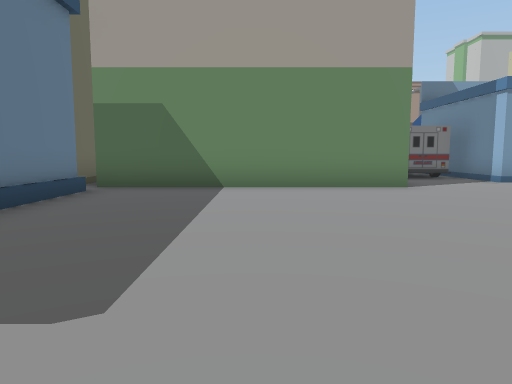
view 1 (above)

24 first-person views from a walk through a Unity game level. The camera is 1.4 m above the floor, tilts 6° down and sees 70° across. The floor is counted in squares, 2 m on a side. Each view is taken from the middle of a square. On the plan, view 1 faces up. The plan holds only what a view shows up to about 11 squares ahead; the rest is blank. The place goes on beyond the plan. The player is left out.

view 2
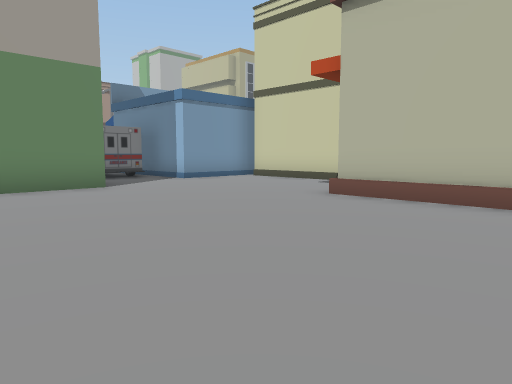

view 3
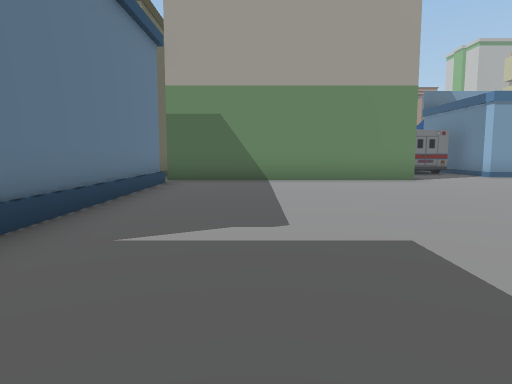

view 4
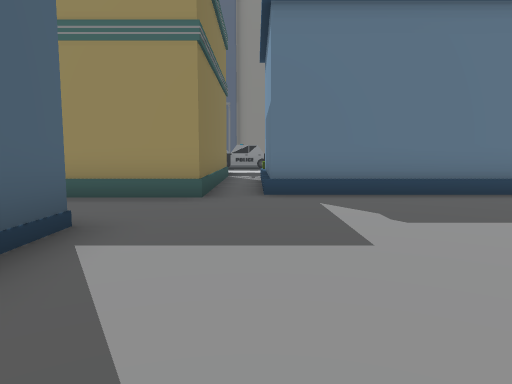

view 5
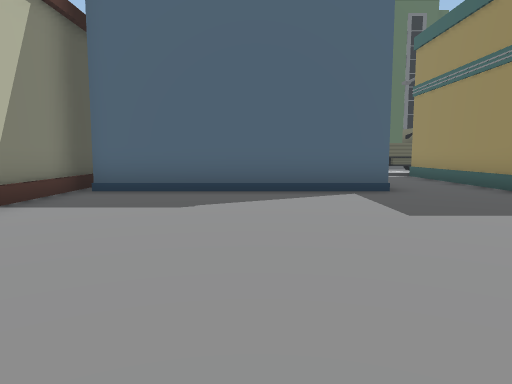

view 6
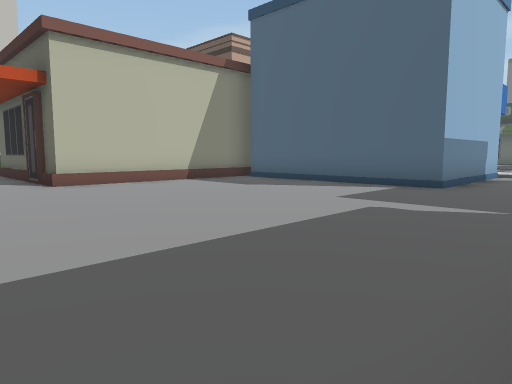

view 7
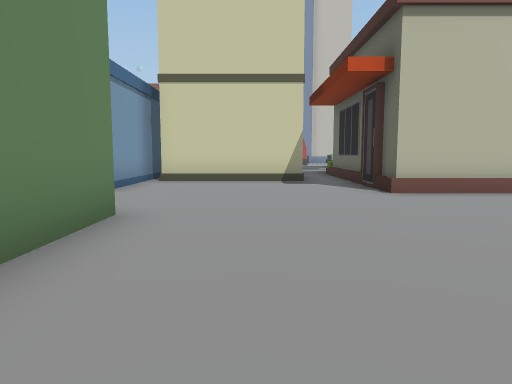

view 8
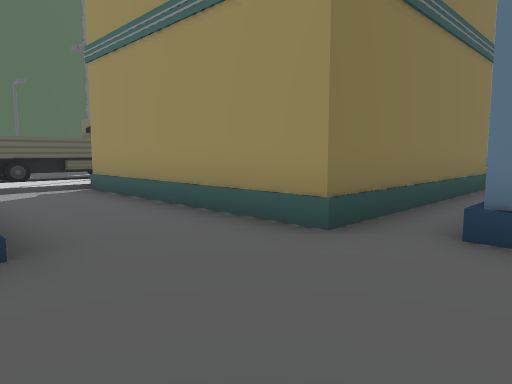

view 9
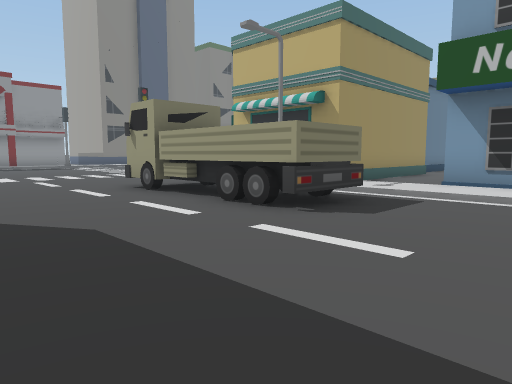

view 10
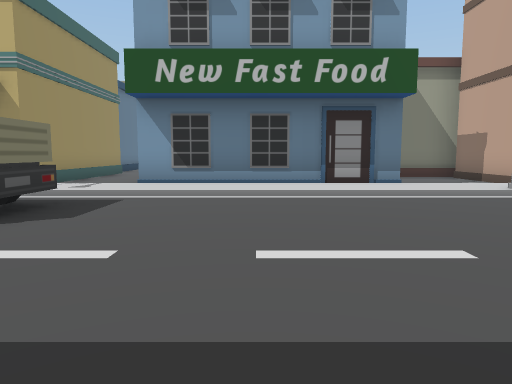

view 11
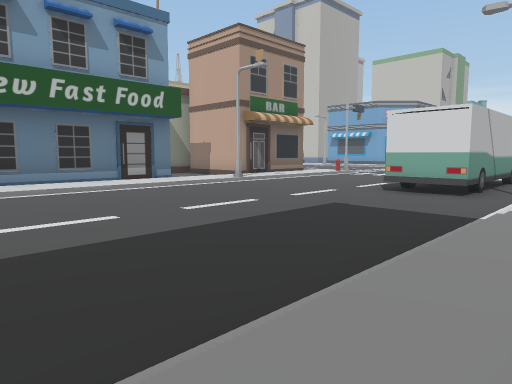

view 12
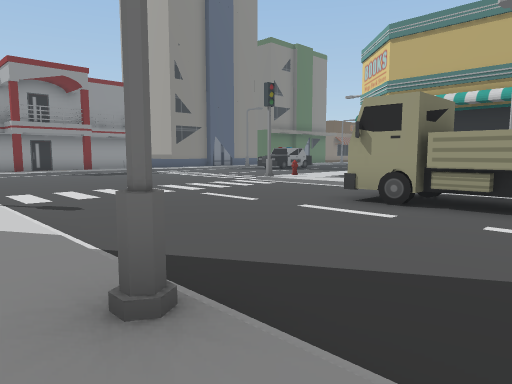

view 13
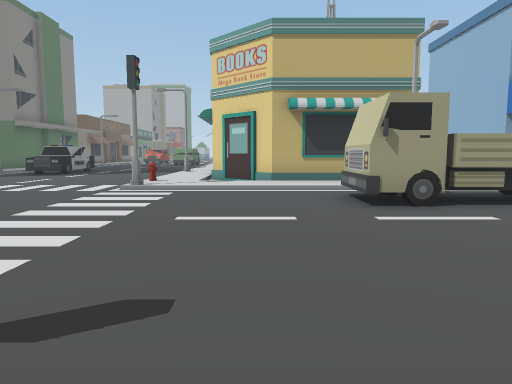

view 14
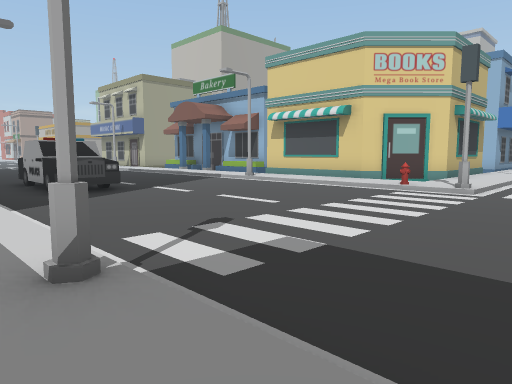

view 15
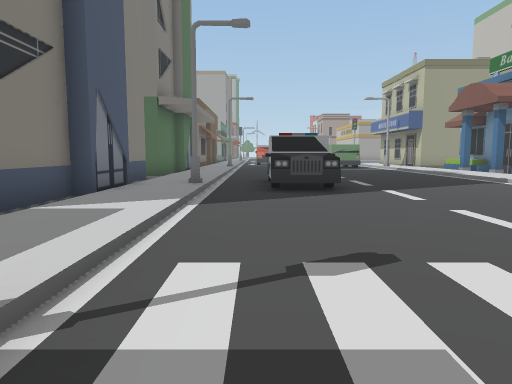

view 16
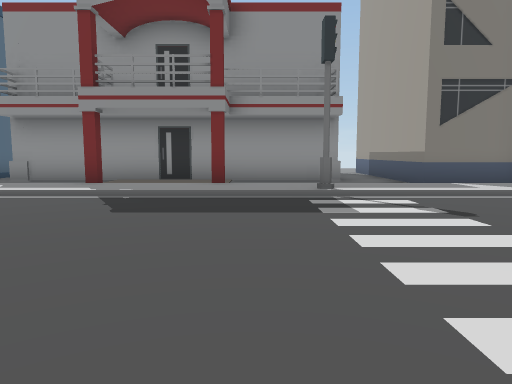

view 17
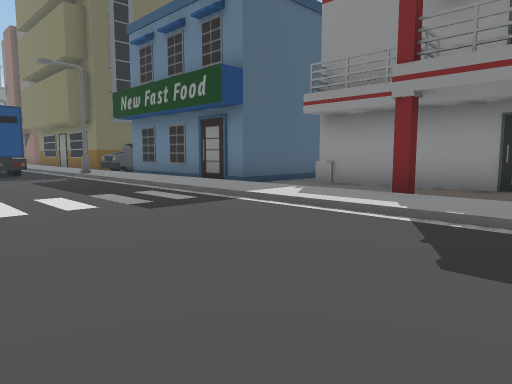

view 18
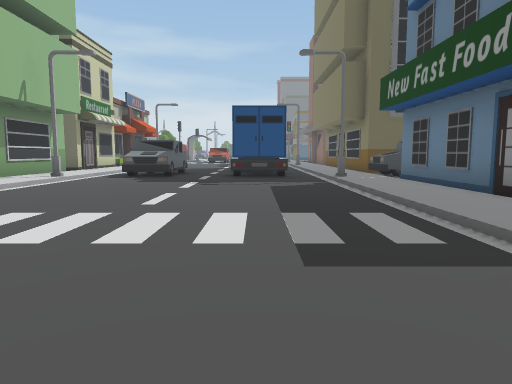

view 19
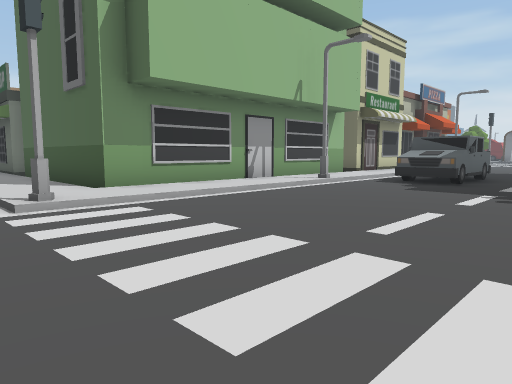

view 20
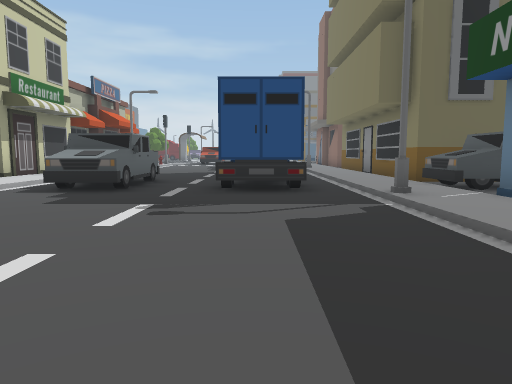

view 21
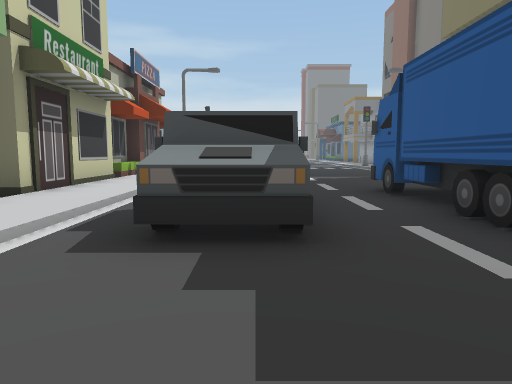

view 22
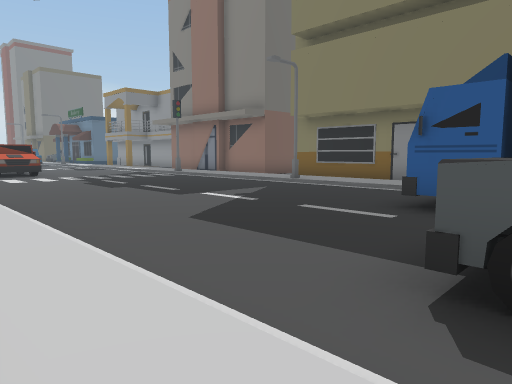

view 23
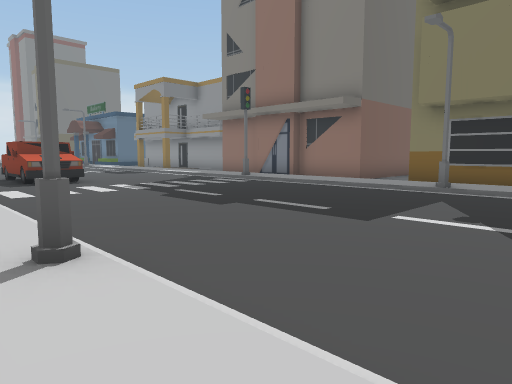

view 24
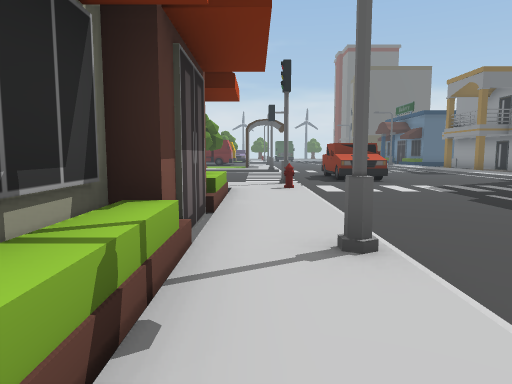

### Floor plan
Key: @ floor where view 1 was taken; # wall or solid block; . main floor; : floor 0.25 m higher than the main floor; / step, stairs or slope; O other object.
Columns run from 22 left of view 1 to 8 right of it. Each row starts with its distance up from view 1.
  9                   #       ..###
  8                   #OOOOOOO.....
  7                   O/..........O
  6                   O/..........O
  5                   O/...........
  4                   O/...........
  3       ..          O/........OOO
  2     :/.. ...//    O/........O
  1    O:/.O....// OOOO/........O
  0    O:/.O..../ //////..@.....O
 -1    O:OOO....O ######........O
 -2    O:/.O..../      #..OOOO#OO
 -3    O:/....../:     #..O     OOO
 -4    O:/....../:#    #..O     ..#
 -5 OOOO:/....../:##   #..O     ..#
 -6 ... :/......O:.#####..OOOOOO  #
 -7  #. :/....../::::: :::::::::::
 -8  #. :#......#//////O/////////O
 -9  #. :/...........OOOOO.........
-10  #.#:/...........OOOOO.........
-11  #..:/.........................
-12  #.#:/.........................
-13  #..:/.......................OO
-14  #..:/.......................OO
-15  #..:/......#//////O/////////O
-16  ...:/....../::::::::::::
-17 OOOO:/....../:OOOOOO#
-18    O:/....../:O
-19    O:/....../:O
-20    O:/....../:O
-21    O:/....../:O
-22    O:O......O:O
-23   OO:/OO..OO/:O
-24   OO:/OO..OO/:O
-25  OOO:/ O..OO/:
-26    O:/ O..../:O
-27    O:/ O..../:O
-28    O:/....../:O
-29    O:/....../:O
-30    O:/....../:O
-31    O:/....../:O
-32    O:O......O:O
-33    O:/....../:O
-34     :/....../:O
-35   OO:/....../:O
-36    O:/......O:O
-37      /....../::
-38       ......#//
-39       .......
-40       ...OO..
-41          OO.

Where each view was taken, in squares from view 1:
view 1: 0 up, 0 right, facing up
view 2: 0 up, 0 right, facing up-right
view 3: 2 down, 1 left, facing up
view 4: 0 up, 3 right, facing left
view 5: 5 up, 2 right, facing down
view 6: 6 up, 3 left, facing down-right
view 7: 6 up, 1 left, facing right
view 8: 1 up, 0 right, facing down-left
view 9: 14 down, 2 right, facing up-left
view 10: 14 down, 2 right, facing up
view 11: 16 down, 1 left, facing up-right
view 12: 16 down, 2 left, facing up-left
view 13: 16 down, 7 left, facing up
view 14: 10 down, 18 left, facing up-right
view 15: 9 down, 16 left, facing up
view 16: 9 down, 11 left, facing left
view 17: 10 down, 13 left, facing down-left
view 18: 12 down, 15 left, facing down
view 19: 14 down, 15 left, facing down-right
view 20: 16 down, 15 left, facing down
view 21: 20 down, 12 left, facing down
view 22: 25 down, 9 left, facing down-left
view 23: 29 down, 9 left, facing down-left
view 24: 29 down, 9 left, facing down
